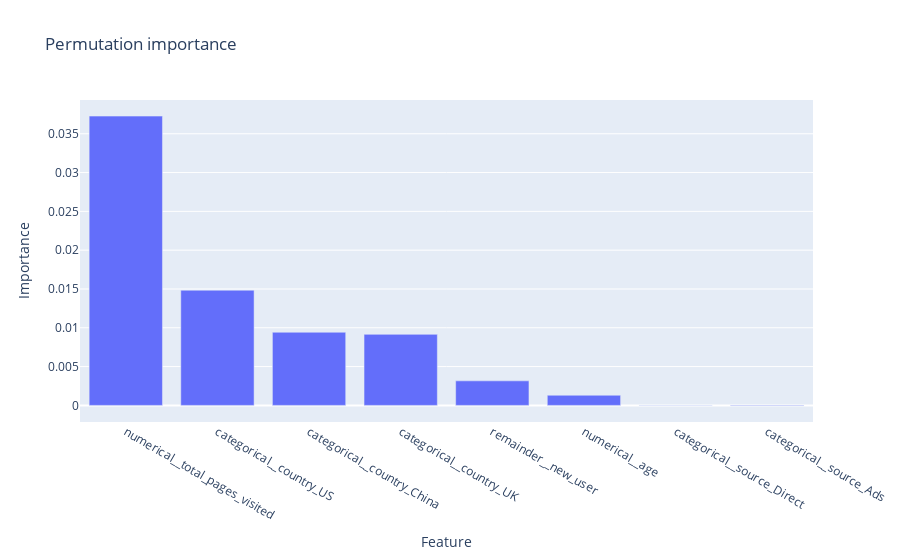

Source (notebook cell):
### Code cell
result = permutation_importance(best_logreg_model, X_test, y_test, n_repeats=30, random_state=444719)

imp_df = pd.DataFrame({"Feature": preprocessor.get_feature_names_out(), "Importance": result.importances_mean})
imp_df = imp_df.sort_values("Importance", ascending=False)

fig = px.bar(data_frame=imp_df, x="Feature", y="Importance", title="Permutation importance")
fig.show()

### Figure 1 — Plotly figure (JSON) as saved in the notebook; plotly's stock layout.template omitted (floating-point values rounded to 4 significant figures)
{"data": [{"hovertemplate": "Feature=%{x}<br>Importance=%{y}<extra></extra>", "legendgroup": "", "marker": {"color": "#636efa", "pattern": {"shape": ""}}, "name": "", "orientation": "v", "showlegend": false, "textposition": "auto", "type": "bar", "x": ["numerical__total_pages_visited", "categorical__country_US", "categorical__country_China", "categorical__country_UK", "remainder__new_user", "numerical__age", "categorical__source_Direct", "categorical__source_Ads"], "xaxis": "x", "y": [0.03727, 0.01484, 0.009423, 0.00915, 0.003161, 0.001306, 5.154e-06, -6.606e-05], "yaxis": "y"}], "layout": {"barmode": "relative", "legend": {"tracegroupgap": 0}, "title": {"text": "Permutation importance"}, "xaxis": {"anchor": "y", "domain": [0, 1], "title": {"text": "Feature"}}, "yaxis": {"anchor": "x", "domain": [0, 1], "title": {"text": "Importance"}}}}
